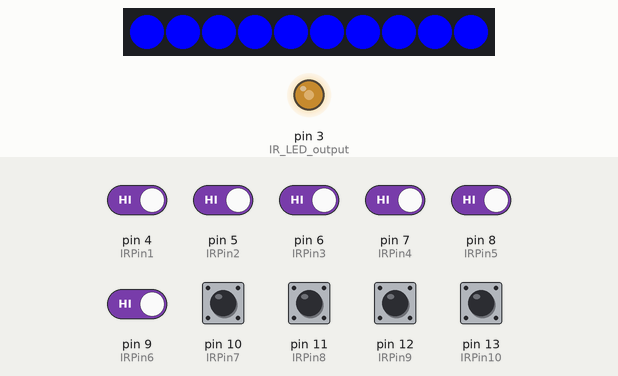
Simulated run of this sketch. Board: Arduino Uno, built with avr-gcc and run on an emulated ATmega328P. Shown: 10 RGB LEDs in strip order, left to right, output pins drawn as LEDs (lit = HIGH). Inputs (shaded band) come from the test bench; at power-on: pin 4 (IRPin1), pin 5 (IRPin2), pin 6 (IRPin3), pin 7 (IRPin4), pin 8 (IRPin5), pin 9 (IRPin6), pin 10 (IRPin7), pin 11 (IRPin8), pin 12 (IRPin9), pin 13 (IRPin10) HIGH. Dim RGB values are drawn brighter than linear; what the sketch prints to the serial monitor is not drawn.

Above: at 1.47 s.
2.8 s: pin 4 (IRPin1) driven LOW
At 4.0 s:
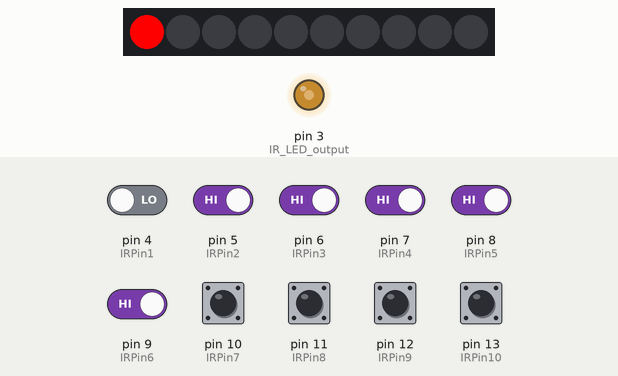
4.3 s: pin 5 (IRPin2) driven LOW
At 5.3 s:
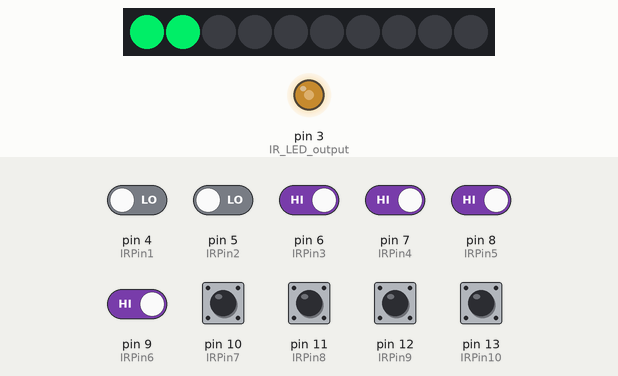
5.8 s: pin 6 (IRPin3) driven LOW
At 6.4 s:
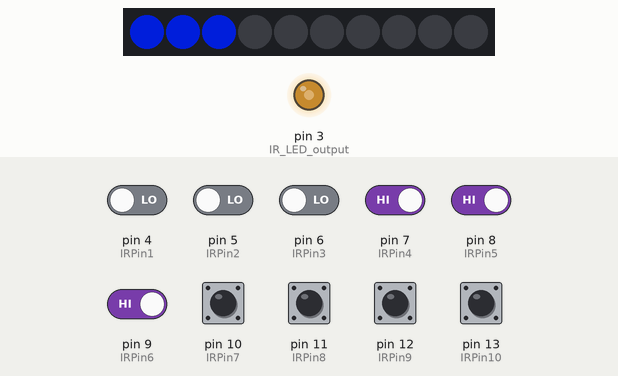
7.3 s: pin 7 (IRPin4) driven LOW
At 8.5 s:
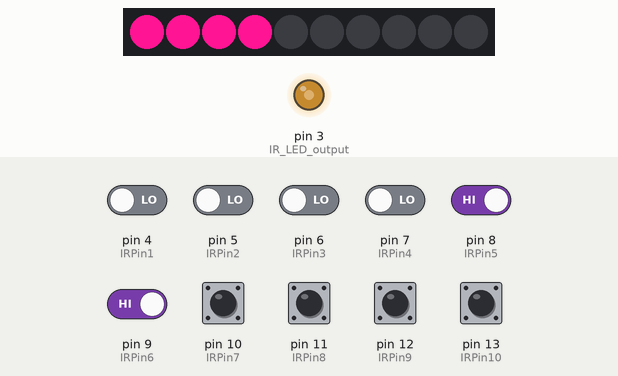
8.8 s: pin 8 (IRPin5) driven LOW
At 9.9 s:
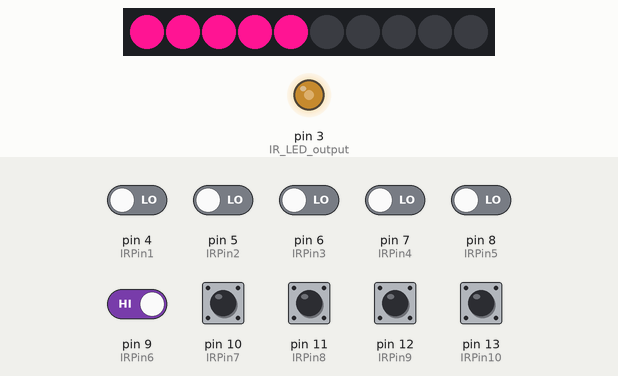
10.3 s: pin 9 (IRPin6) driven LOW
At 11.1 s:
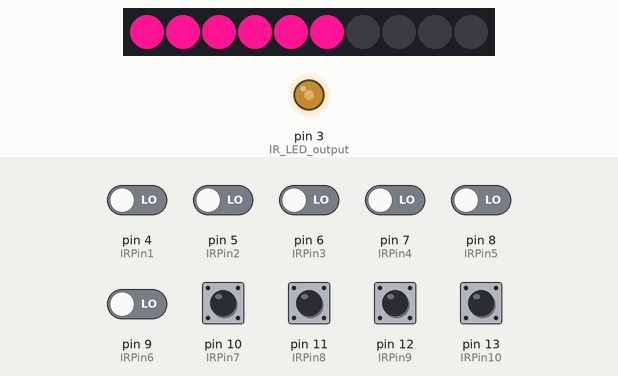
Timing chart, 0 to 12.8 s (numbered marks = the images above; inputs shaded):
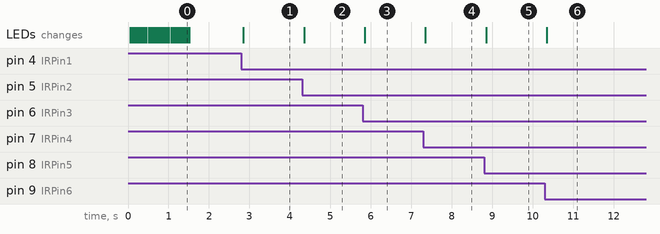

Measured:
- after the input at 2.8 s, the LEDs: change after 0.05 s (image 1)
- after the input at 4.3 s, the LEDs: change after 0.05 s (image 2)
- after the input at 5.8 s, the LEDs: change after 0.05 s (image 3)
- after the input at 7.3 s, the LEDs: change after 0.05 s (image 4)
- after the input at 8.8 s, the LEDs: change after 0.05 s (image 5)
- after the input at 10.3 s, the LEDs: change after 0.05 s (image 6)

The sketch:

SimonTester.ino
```cpp
// Yes, this is actually -*-c++-*-

#include "./Adafruit_NeoPixel.h"
#include "./Bounce2.h"

// IR sensitivity - higher is less sensitive
#define SENSITIVITY 50

// Pins
const int IRPin1 = 4;  // IR pins
const int IRPin2 = 5;
const int IRPin3 = 6;
const int IRPin4 = 7;
const int IRPin5 = 8;
const int IRPin6 = 9;
const int IRPin7 = 10;
const int IRPin8 = 11;
const int IRPin9 = 12;
const int IRPin10 = 13;

// Colors
uint32_t RED = Color(255,0,0);
uint32_t GREEN = Color(0,255,0);
uint32_t BLACK = Color(0,0,0);
uint32_t PINK = Color(255,20,147);
uint32_t MYGREEN = Color(0,201,87);
uint32_t MYBLUE = Color(0,20,147);

// Which pin on the Arduino is connected to the NeoPixels?
#define NEOPIXEL_PIN            2
// How many NeoPixels are attached to the Arduino?
#define NUMPIXELS      10
Adafruit_NeoPixel pixels = Adafruit_NeoPixel(NUMPIXELS, NEOPIXEL_PIN, NEO_GRB + NEO_KHZ800);

struct IRPixel {
  int id;
  int sensorPin;

  Bounce irState;
  bool state;

  IRPixel(int pixelid, int pin) : id(pixelid), sensorPin(pin), state(false) {}

  void setup() {
    pinMode(sensorPin, INPUT_PULLUP);
    irState.attach(sensorPin);
    irState.interval(SENSITIVITY);
  }

  void readSensor() {
    if (irState.update()) state = !irState.read();
  }

  bool getState() {
    return state;
  }

  void setColor(uint32_t col) {
    pixels.setPixelColor(id, col);
  }

};

IRPixel irpixels[NUMPIXELS] = {
  IRPixel(0, IRPin1),
  IRPixel(1, IRPin2),
  IRPixel(2, IRPin3),
  IRPixel(3, IRPin4),
  IRPixel(4, IRPin5),
  IRPixel(5, IRPin6),
  IRPixel(6, IRPin7),
  IRPixel(7, IRPin8),
  IRPixel(8, IRPin9),
  IRPixel(9, IRPin10)
};

void setup() {
  Serial.begin(115200);
  Serial.println("Hello SimonTester");
  for (int i=0;i<NUMPIXELS;i++) irpixels[i].setup();
  pixels.begin(); // This initializes the NeoPixel library.
  pixels.show();
  SetUpIR();

  colorWipe(Color(255, 0, 0), 50); // Red
  colorWipe(Color(0, 255, 0), 50); // Green
  colorWipe(Color(0, 0, 255), 50); // Blue

 }

// Fill the dots one after the other with a color
void colorWipe(uint32_t c, uint8_t wait) {
  for(uint16_t i=0; i<NUMPIXELS; i++) {
      irpixels[i].setColor(c);
      pixels.show();
      delay(wait);
  }
}

void loop() {
  int numpixels = 0;
  for (int i=0;i<NUMPIXELS;i++) {
    irpixels[i].readSensor();
    if (irpixels[i].getState()) numpixels++;
  }
  uint32_t col;
  switch (numpixels) {
  case 0:
    col = BLACK;
    break;
  case 1:
    col = RED;
    break;
  case 2:
    col = MYGREEN;
    break;
  case 3:
    col = MYBLUE;
    break;
  default:
    col = PINK;
    break;
  }
  for (int i=0;i<NUMPIXELS;i++) irpixels[i].setColor(irpixels[i].getState() ? col : BLACK);
  pixels.show();
}

void SetUpIR() {
  // Pin3 is OC2B
  pinMode(3, OUTPUT);  //IR LED output
  TCCR2A = _BV(COM2B0) | _BV(WGM21);
  TCCR2B = _BV(CS20);
  OCR2A = 209;
}

// Convert separate R,G,B into packed 32-bit RGB color.
// Packed format is always RGB, regardless of LED strand color order.
uint32_t Color(uint8_t r, uint8_t g, uint8_t b) {
  return ((uint32_t)r << 16) | ((uint32_t)g <<  8) | b;
}
```
